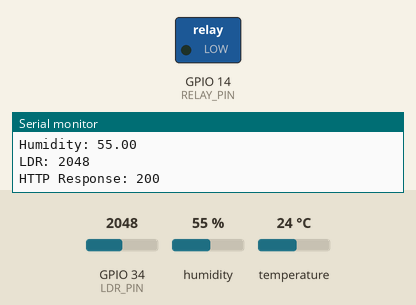
Bench run of a sketch on a simulated ESP32. Shown: switched loads named in the sketch (green lamp = pin HIGH), the last lines printed to the serial monitor. Inputs (shaded band) come from the test bench; at power-on: GPIO 34 (LDR_PIN) = 2048, humidity 55 %, temperature 24 °C. WiFi joins after 1.5 s; servers stay silent unless stated; uploads are accepted with an empty reply.

Above: at 2.7 s.
2.8 s: GPIO 34 (LDR_PIN) set to 1525
8.6 s: GPIO 34 (LDR_PIN) set to 1446
At 12.7 s:
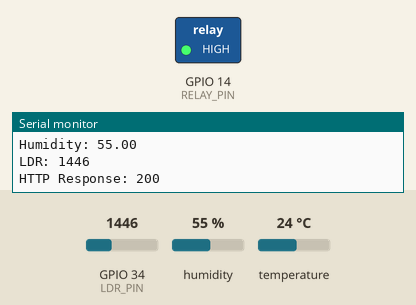
14.4 s: GPIO 34 (LDR_PIN) set to 1540
At 18.1 s:
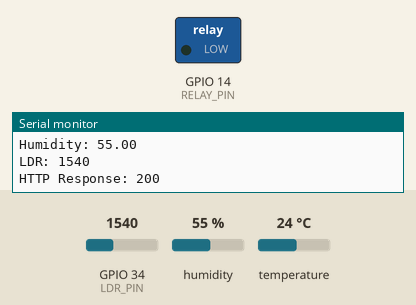
20.2 s: GPIO 34 (LDR_PIN) set to 1460
At 23.4 s:
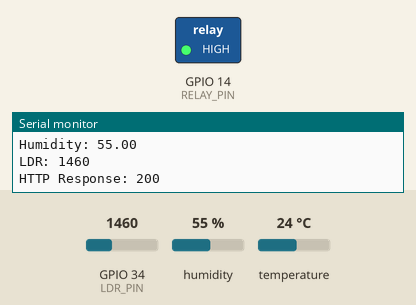
Timing chart, 0 to 24.9 s (numbered marks = the images above; inputs shaded):
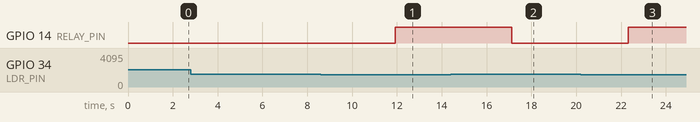

Measured:
- the behaviour switches between 1500 and 1499 on GPIO 34 (LDR_PIN) (found by bisection; images 0 and 1)
- after the input at 8.6 s, GPIO 14 (RELAY_PIN): LOW → HIGH after 3.3 s
- after the input at 14.4 s, GPIO 14 (RELAY_PIN): HIGH → LOW after 2.7 s
- after the input at 20.2 s, GPIO 14 (RELAY_PIN): LOW → HIGH after 2.1 s

The sketch:

real-sensor.ino
```cpp
#include <WiFi.h>
#include <HTTPClient.h>
#include "DHT.h"

#define DHTPIN 4
#define DHTTYPE DHT22

#define LDR_PIN 34
#define RELAY_PIN 14

const char* ssid = "11";
const char* password = "1234567890";

/*
IMPORTANT:
Replace with your Linux Mint IP address

Example:
http://192.168.1.5:5000/upload
*/
const char* serverName = "http://10.69.212.21:5000/upload";

DHT dht(DHTPIN, DHTTYPE);

void setup() {

  Serial.begin(115200);

  pinMode(RELAY_PIN, OUTPUT);

  dht.begin();

  WiFi.begin(ssid, password);

  Serial.print("Connecting to WiFi");

  while (WiFi.status() != WL_CONNECTED) {
    delay(500);
    Serial.print(".");
  }

  Serial.println("\nWiFi Connected");
  Serial.println(WiFi.localIP());
}

void loop() {

  float temperature = dht.readTemperature();
  float humidity = dht.readHumidity();

  int ldrValue = analogRead(LDR_PIN);

  int lightStatus;

  // Relay Logic
  if (ldrValue < 1500) {
    digitalWrite(RELAY_PIN, HIGH);
    lightStatus = 0;
  }
  else {
    digitalWrite(RELAY_PIN, LOW);
    lightStatus = 1;
  }

  // Check sensor validity
  if (isnan(temperature) || isnan(humidity)) {
    Serial.println("Failed to read DHT sensor");
    delay(2000);
    return;
  }

  Serial.println("Sending Data...");

  Serial.print("Temperature: ");
  Serial.println(temperature);

  Serial.print("Humidity: ");
  Serial.println(humidity);

  Serial.print("LDR: ");
  Serial.println(ldrValue);

  if (WiFi.status() == WL_CONNECTED) {

    HTTPClient http;

    String url = String(serverName)
      + "?temperature=" + String(temperature)
      + "&humidity=" + String(humidity)
      + "&ldr_value=" + String(ldrValue)
      + "&light_status=" + String(lightStatus);

    http.begin(url);

    int httpResponseCode = http.GET();

    Serial.print("HTTP Response: ");
    Serial.println(httpResponseCode);

    http.end();
  }

  delay(5000);
}
```
